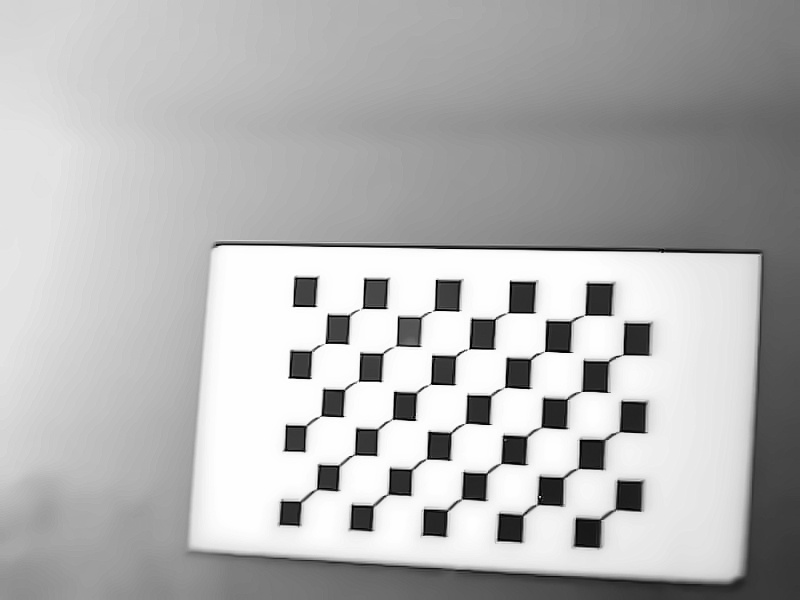
#> input picture project/data/CALI/cali_bw/calib_00.jpg, 800 x 600 px
$ python -i corners.py   (imports and definitions only)
#> lines starting #> are read from the running program, lines starting #| are printed output that depends on the picture; after the words box and inside, x2 and y2 are one past the last pixel; in counts of white or black regions, pixels touching at a corner belong together
"""
corners.py

Reusable definitions for:
    - Canny edge detection
    - Hough line detection
    - Line filtering (orientation + length)
    - Extending lines to image borders
    - Computing intersections between lines
    - Extracting 4 geometric corners (TL, TR, BR, BL)
"""

import cv2
import numpy as np
import math


# ============================================================
# 1. Canny detector
# ============================================================
def detect_edges(img, blur=5, low=50, high=150):
    gray = cv2.cvtColor(img, cv2.COLOR_BGR2GRAY)
    if blur > 0:
        gray = cv2.GaussianBlur(gray, (blur, blur), 0)
    edges = cv2.Canny(gray, low, high)
    return edges


# ============================================================
# 2. Detect Hough lines
# ============================================================
def detect_hough_lines(edges, img_shape,
                       threshold=80,
                       min_frac=0.15,
                       max_gap=25):

    H, W = img_shape[:2]

    min_len = min_frac * W

    lines = cv2.HoughLinesP(
        edges,
        rho=1,
        theta=np.pi / 180,
        threshold=threshold,
        minLineLength=min_len,
        maxLineGap=max_gap
    )

    if lines is None:
        return []

    return [tuple(line[0]) for line in lines]


# ============================================================
# 3. Filter lines by orientation
# ============================================================
# [103 lines left out: functions filter_lines, extend_segment, intersect, compute_intersections, extract_corners_from_points, not called in this run]


# ============================================================
# 8. Full pipeline: get 4 corner points from an image
# ============================================================
def detect_4_corners(img):
    H, W = img.shape[:2]

    # 1. Canny
    edges = detect_edges(img)

    # 2. Hough lines
    lines = detect_hough_lines(edges, img.shape)

    if not lines:
        return None, edges, [], [], [], []

    # 3. Orientation filter
    vertical, horizontal = filter_lines(lines)

    # 4. Extend lines to full image borders
    v_ext = [extend_segment(*v, W, H) for v in vertical]
    h_ext = [extend_segment(*h, W, H) for h in horizontal]

    # 5. Intersections
    pts = compute_intersections(v_ext, h_ext)

    # 6. Extract corners
    corners = extract_corners_from_points(pts)

    return corners, edges, lines, v_ext, h_ext, pts


# Harris Refinement (local, edge-constrained)
# [41 lines left out: functions refine_corners_harris, draw_corners, not called in this run]

>>> import cv2
>>> picture = cv2.imread('../data/CALI/cali_bw/calib_00.jpg')
#> picture is the input picture: shape (600, 800, 3); min 0, max 255, mean 179.4
>>> result = detect_4_corners(picture)
#> in detect_edges, `edges = cv2.Canny(gray, low, high)`:
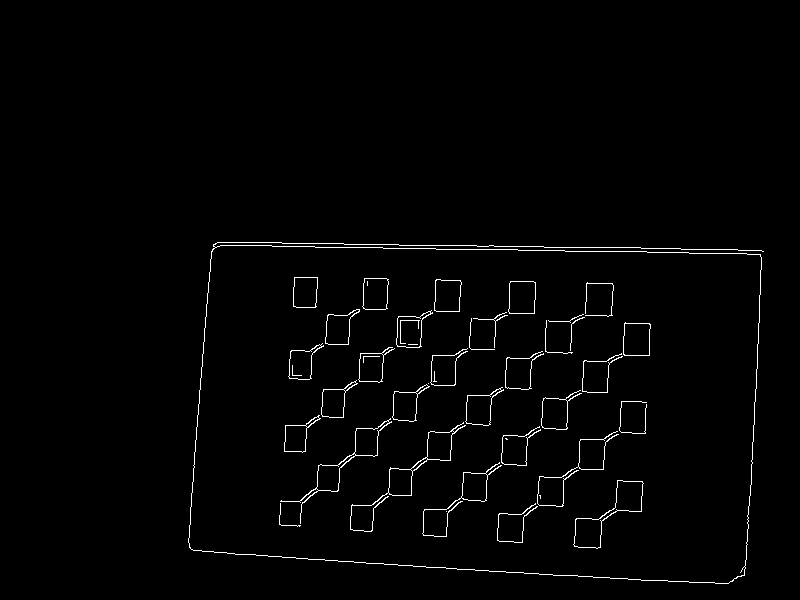
#> edges: shape (600, 800); 1.5% white in thin lines or dots, all inside (x1, y1, x2, y2) = (188, 242, 764, 584)
#> in detect_hough_lines, `lines = cv2.HoughLinesP( edges, rho=1, theta=np.pi / 180, threshold=th..`: lines = [[213, 244, 624, 251], [241, 242, 584, 247], [193, 550, 554, 575], [746, 559, 762, 251], [190, 510, 206, 316], [526, 573, 718, 583], [589, 247, 761, 250], [194, 452, 211, 251]]
#> in detect_4_corners, `lines = detect_hough_lines(edges, img.shape)`: lines = [(213, 244, 624, 251), (241, 242, 584, 247), (193, 550, 554, 575), (746, 559, 762, 251), (190, 510, 206, 316), (526, 573, 718, 583), (589, 247, 761, 250), (194, 452, 211, 251)]
#> (the run stopped early here; a loop or call above may not have finished)

$ run again, on project/data/CALI/cali_bw/calib_03.jpg
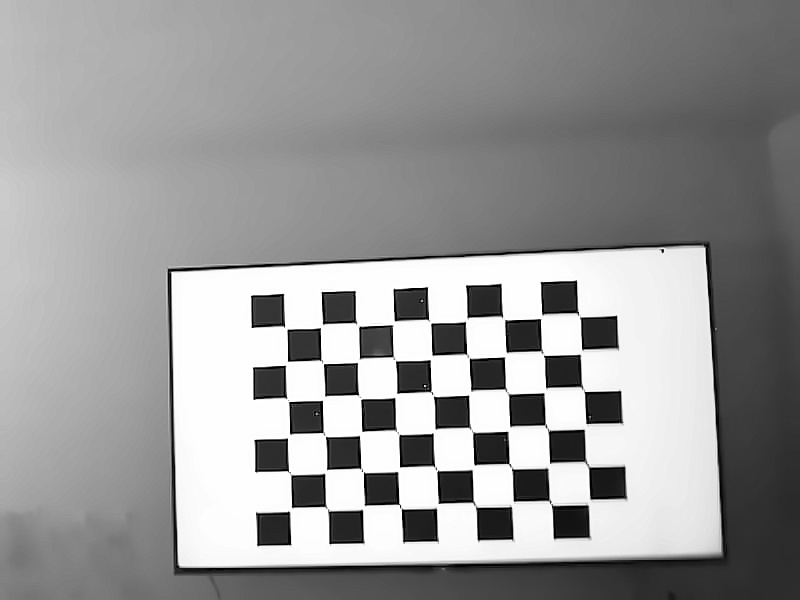
#> input picture project/data/CALI/cali_bw/calib_03.jpg, 800 x 600 px
#> picture is the input picture: shape (600, 800, 3); min 0, max 255, mean 152
#> in detect_edges, `edges = cv2.Canny(gray, low, high)`:
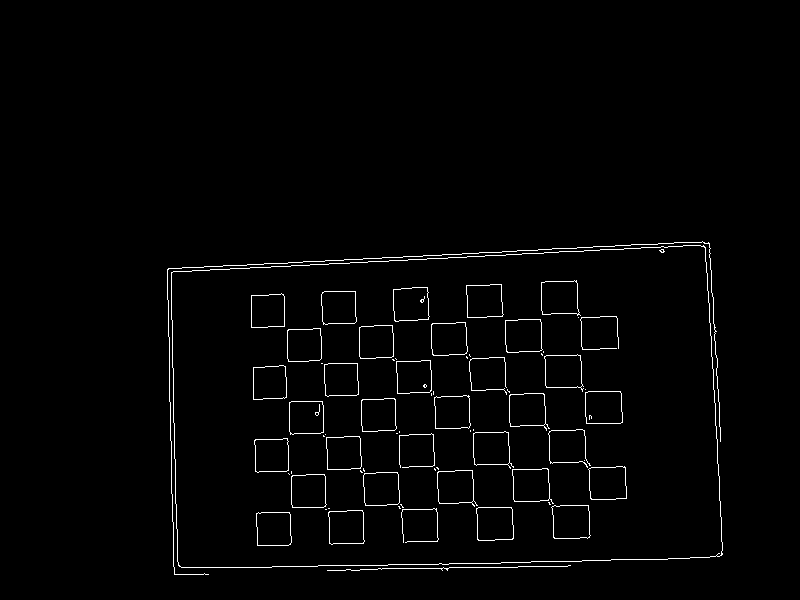
#> edges: shape (600, 800); 1.6% white in thin lines or dots, all inside (x1, y1, x2, y2) = (167, 241, 723, 575)
#> in detect_hough_lines, `lines = cv2.HoughLinesP( edges, rho=1, theta=np.pi / 180, threshold=th..`: lines = [[167, 269, 702, 241], [244, 567, 610, 560], [167, 272, 709, 244], [172, 320, 176, 528], [168, 300, 172, 521], [708, 291, 722, 554], [346, 569, 570, 565], [713, 297, 720, 440], [572, 248, 704, 242]]
#> in detect_4_corners, `lines = detect_hough_lines(edges, img.shape)`: lines = [(167, 269, 702, 241), (244, 567, 610, 560), (167, 272, 709, 244), (172, 320, 176, 528), (168, 300, 172, 521), (708, 291, 722, 554), (346, 569, 570, 565), (713, 297, 720, 440), (572, 248, 704, 242)]
